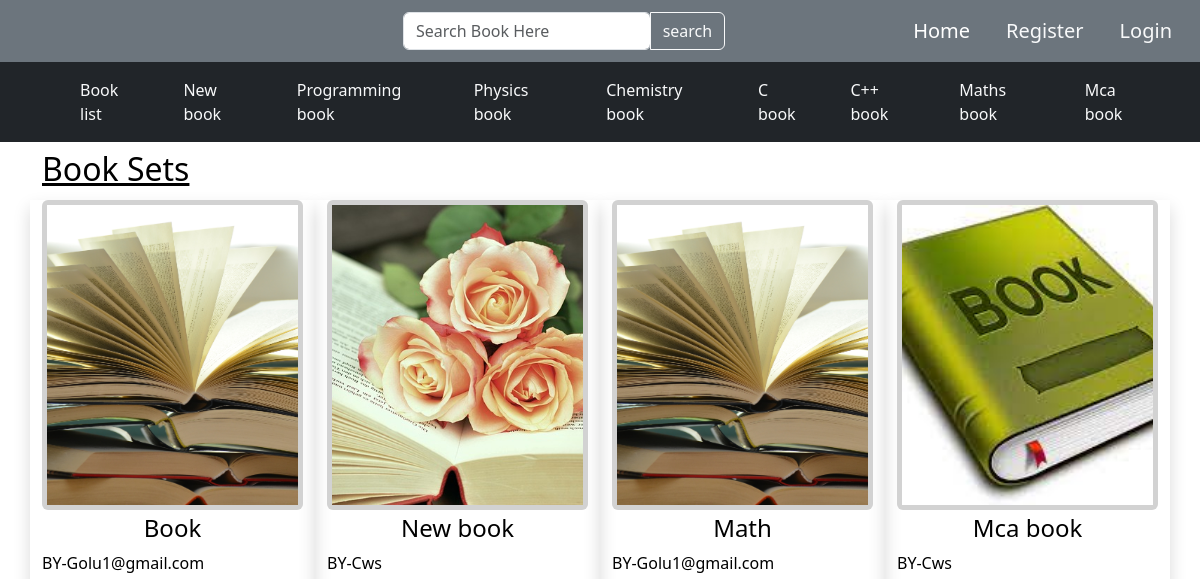
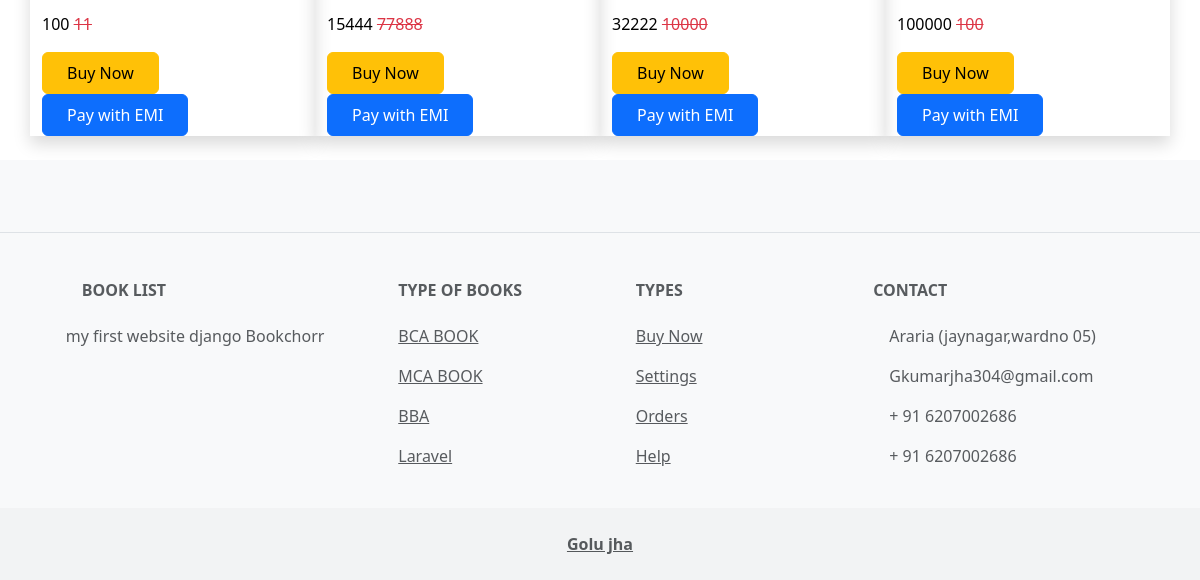
Before: / with the older database file (2 pictures, top to bottom).
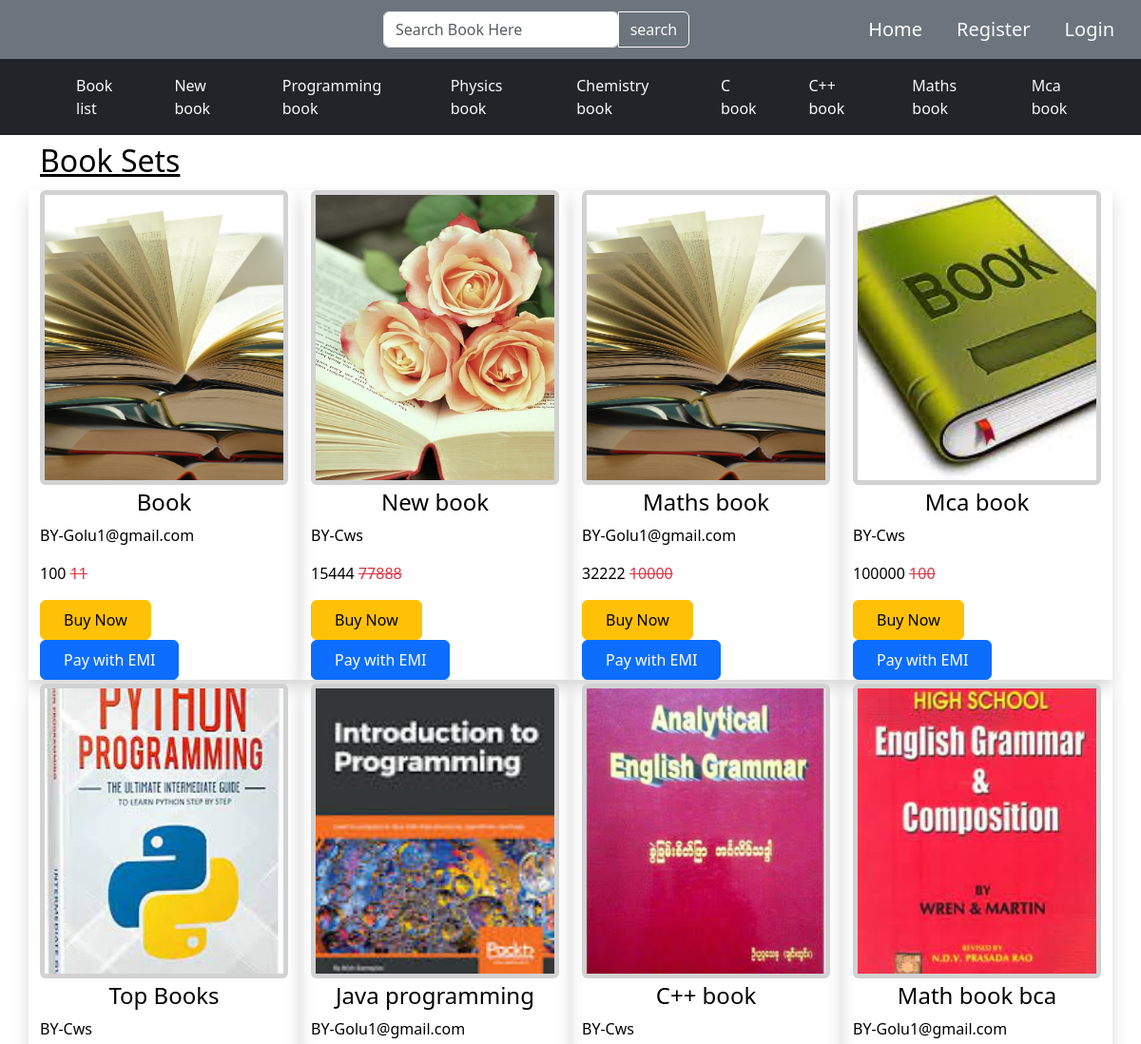
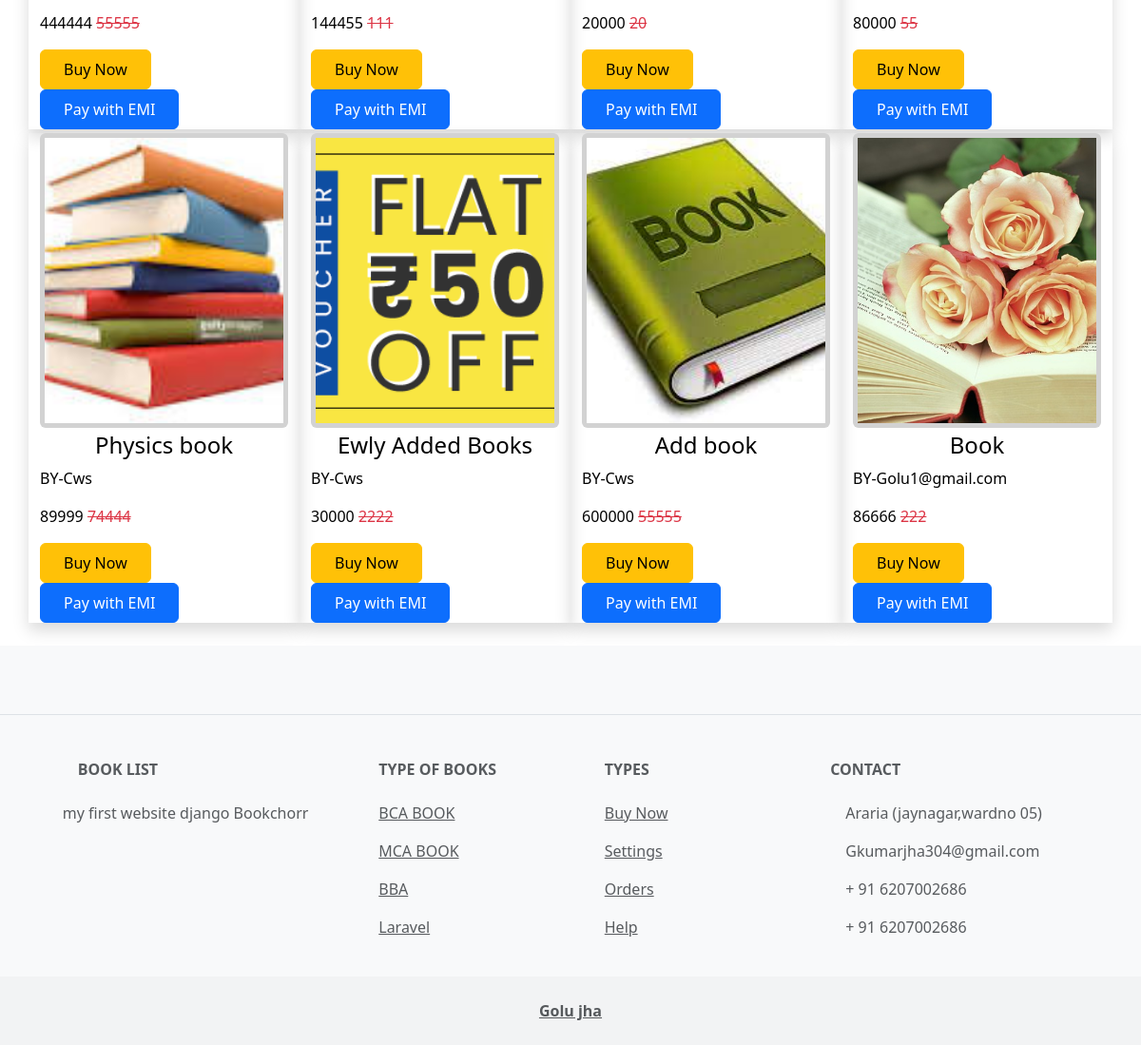
After: the same page with the newer database file (2 pictures, top to bottom).
### book/models.py (models this page shows, shortened)
class Generous(models.Model):
    cat_title = models.CharField(max_length=200)
    cat_description = models.TextField()

class Books(models.Model):
    title = models.CharField(max_length=200)
    author = models.ForeignKey(User,on_delete=models.CASCADE)
    status = models.CharField(max_length=200)
    generous = models.ForeignKey(Generous,on_delete=models.CASCADE)
    isbn = models.IntegerField()
    description = models.TextField()
    price = models.IntegerField()
    discount_price = models.IntegerField()
    image = models.ImageField(upload_to="images/",null=True,blank=True)

### book/views.py (the view)
def homepage(r):
    data = {}
    data['generous'] = Generous.objects.all()
    data['create'] = Books.objects.all()
    return render(r,"home.html",data)

### templates/home.html (shortened to what this page needs)
{% extends 'base.html'%}
{% block content %}
<nav class="navbar navbar-expand-lg navbar-dark bg-dark sticky-top">
    <div class="container">
        <div class="collapse navbar-collapse" id="navbarNavAltMarkup" style="margin-left: 30px;">
            <div class="navbar-nav" style="gap: 30px;">
                {% for data in generous %}
                <a class="nav-item nav-link active text-light font-bold"
                    href="{% url 'generous' data.id %}">{{data.cat_title|capfirst}}</a>
                {% endfor %}
            </div>
        </div>
    </div>
</nav>
<div id="carouselExampleIndicators" class="carousel slide" data-bs-ride="carousel">
    <div class="carousel-indicators">
    </div>
    <button class="carousel-control-prev  " type="button" data-bs-target="#carouselExampleIndicators"
        data-bs-slide="prev">
        <span class="carousel-control-prev-icon " aria-hidden="true"></span>
    </button>
    <button class="carousel-control-next " type="button" data-bs-target="#carouselExampleIndicators"
        data-bs-slide="next">
        <span class="carousel-control-next-icon" aria-hidden="true"></span>
    </button>
</div>
<div class="container mt-2">
    <h2 class="h2 text-black mt-2"><u>Book Sets</u></h2>
    <div class="row">
        {% for data in create %}
        <div class="col-3 shadow mt-1">
            <div class="card border-5">
                <img src="{{data.image.url}}" class="object-fit-cover" style="height: 300px;" alt="">
            </div>
            <div class="card-body">
                <h4 class="text-black font-bold mt-1 text-center">{{data.title|capfirst}}</h4>
                <p class="text-black font-bold mt-1">BY-{{data.author|capfirst}}</p>
                <p class="text-black font-bold mt-1">{{data.price}} <del
                        class="text-danger font-bold">{{data.discount_price}}</del></p>
                <a href="{% url 'singlePost' data.id %}" class="btn btn-warning px-4 py-2" type="submit">Buy Now</a>
                <a href="{% url 'singlePost' data.id %}" class="btn btn-primary px-4 py-2" type="submit">Pay with
                    EMI</a>
            </div>
        </div>
        {% endfor %}
    </div>
</div>
{% endblock %}

### templates/base.html (shortened to what this page needs)
<!DOCTYPE html>
<html lang="en">
<head>
    <link href="https://cdn.jsdelivr.net/npm/bootstrap@5.3.0/dist/css/bootstrap.min.css" rel="stylesheet"
>
        <link rel="stylesheet" href="https://cdn.jsdelivr.net/npm/bootstrap-icons@1.10.5/font/bootstrap-icons.css">
</head>
<body>
    <nav class="navbar navbar-expand-lg navbar-dark bg-secondary sticky-top">
        <div class="container">
        </div>
        <form action="{% url 'search' %}" method="get" style="width: 1000px;margin-right: 150px;">
            <div class="input-group " >
                <input type="search" class="form-control rounded" placeholder="Search Book Here" name="search"/>
                <button type="button" class="btn btn-outline-light">search</button>
            </div>
        </form>
        <div class="collapse navbar-collapse" id="navbarNavAltMarkup" style="margin-left: 30px;">
            <div class="navbar-nav">
                <a class="nav-item nav-link active textltext-lightk font-bold" href="{% url 'homepage' %}" style="margin-right: 20px;font-size: 20px;">Home</a>
                {% if user.is_authenticated %}
                <a class="nav-item nav-link text-light font-bold" href="{% url 'insertpage' %}" style="margin-right: 20px;font-size: 20px;">Insert</a>
                <a class="nav-item nav-link text-light font-bold" href="{% url 'signOut' %}" style="margin-right: 20px;font-size: 20px;">Logout</a>
                {% else %}
                <a class="nav-item nav-link text-light font-bold" href="{% url 'signUp' %}" style="margin-right: 20px;font-size: 20px;">Register</a>
                <a class="nav-item nav-link text-light font-bold" href="{% url 'signIn' %}" style="margin-right: 20px;font-size: 20px;">Login</a>
                {% endif %}
            </div>
        </div>
    </nav>
    {% block content %}{% endblock %}
  <footer class="text-center text-lg-start bg-light mt-4 text-muted">
    <section class="d-flex justify-content-center justify-content-lg-between p-4 border-bottom">
      <div>
      </div>
    </section>
    <section class="">
      <div class="container text-center text-md-start mt-5">
        <div class="row mt-3">
          <div class="col-md-3 col-lg-4 col-xl-3 mx-auto mb-4">
            <h6 class="text-uppercase fw-bold mb-4">
              Book List
            </h6>
            <p>
             my first website django Bookchorr
            </p>
          </div>
          <div class="col-md-2 col-lg-2 col-xl-2 mx-auto mb-4">
            <h6 class="text-uppercase fw-bold mb-4">
              Type of books
            </h6>
            <p>
              <a href="#!" class="text-reset text-black font-bold">BCA BOOK</a>
            </p>
            <p>
              <a href="#!" class="text-reset text-black font-bold">MCA BOOK</a>
            </p>
            <p>
              <a href="#!" class="text-reset text-black font-bold">BBA</a>
            </p>
            <p>
              <a href="#!" class="text-reset text-black font-bold">Laravel</a>
            </p>
          </div>
          <div class="col-md-3 col-lg-2 col-xl-2 mx-auto mb-4">
            <h6 class="text-uppercase fw-bold mb-4">
              Types
            </h6>
            <p>
              <a href="#!" class="text-reset">Buy Now</a>
            </p>
            <p>
              <a href="#!" class="text-reset">Settings</a>
            </p>
            <p>
              <a href="#!" class="text-reset">Orders</a>
            </p>
            <p>
              <a href="#!" class="text-reset">Help</a>
            </p>
          </div>
          <div class="col-md-4 col-lg-3 col-xl-3 mx-auto mb-md-0 mb-4">
            <h6 class="text-uppercase fw-bold mb-4">Contact</h6>
            <p> Araria (jaynagar,wardno 05) </p>
            <p>
              Gkumarjha304@gmail.com
            </p>
            <p> + 91 6207002686</p>
            <p> + 91 6207002686</p>
          </div>
        </div>
      </div>
    </section>
    <div class="text-center p-4" style="background-color: rgba(0, 0, 0, 0.025);">
      <a class="text-reset fw-bold" href="">Golu jha</a>
    </div>
  </footer>
</body>
</html>

Changed rows visible on the page:
changed Books: title "Math" → "Maths book"
added Books: image (picture), title "Top Books", author "Cws", price "444444", discount_price "55555"
added Books: image (picture), title "Java programming", author "Golu1@gmail.com", price "144455", discount_price "111"
added Books: image (picture), title "C++ book", author "Cws", price "20000", discount_price "20"
added Books: image (picture), title "Math book bca", author "Golu1@gmail.com", price "80000", discount_price "55"
added Books: image (picture), title "Physics book", author "Cws", price "89999", discount_price "74444"
added Books: image (picture), title "Ewly Added Books", author "Cws", price "30000", discount_price "2222"
added Books: image (picture), title "Add book", author "Cws", price "600000", discount_price "55555"
added Books: image (picture), title "Book", author "Golu1@gmail.com", price "86666", discount_price "222"
